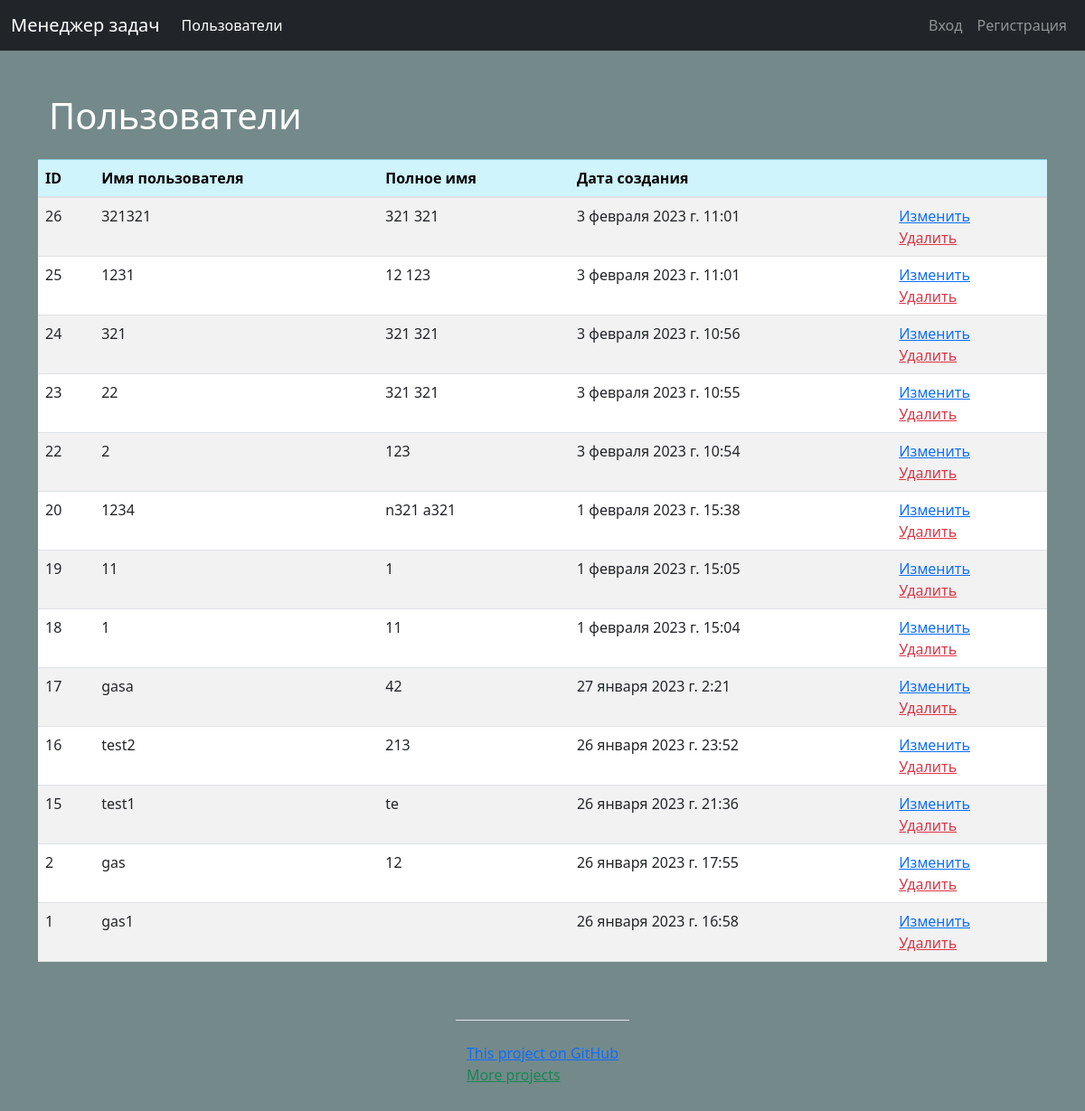
/users/, run on an earlier commit of the app's database.
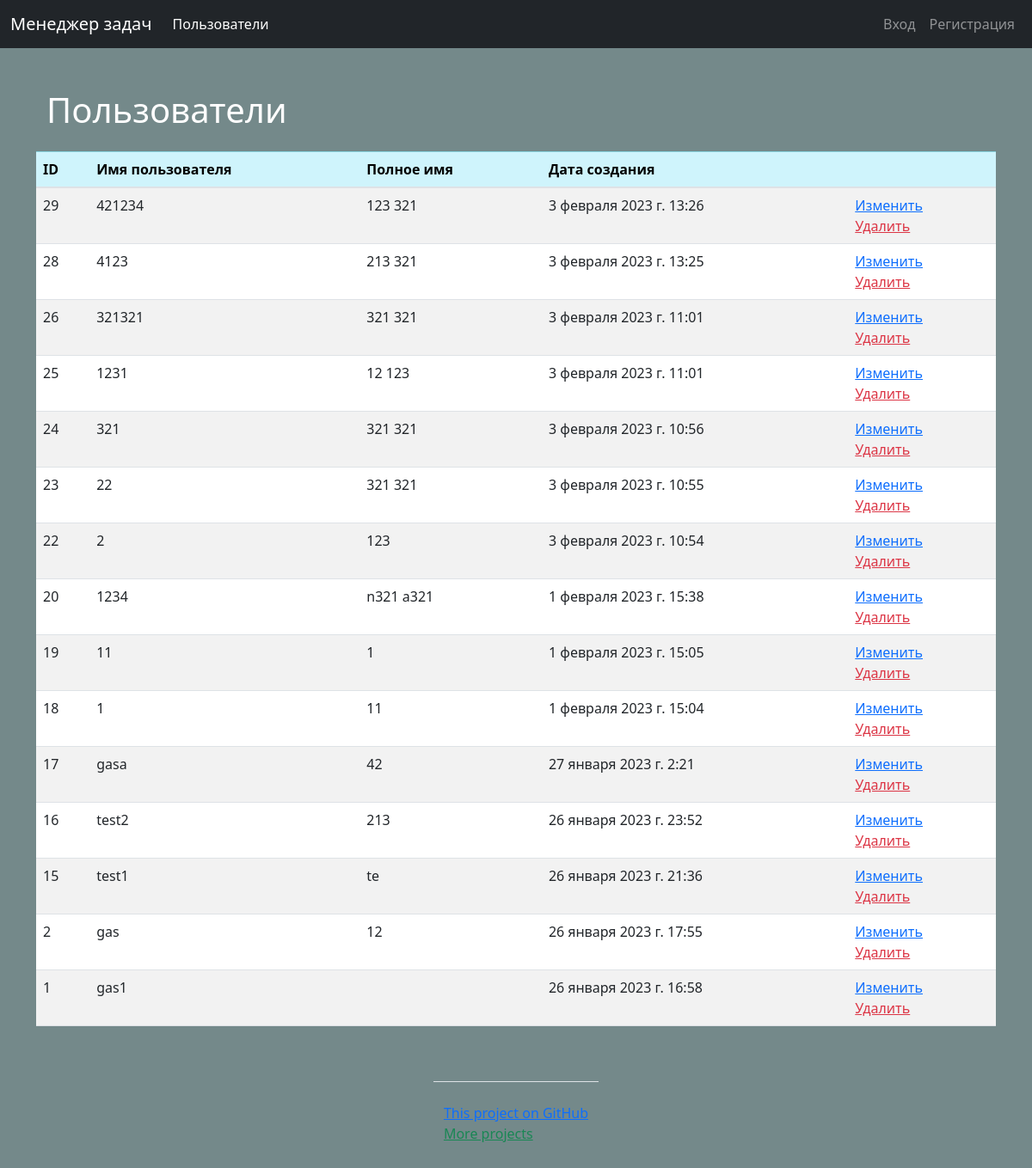
And on a later commit of the database.
### users/models.py (models this page shows, shortened)
class Users(AbstractUser):
    class Meta:
        ordering = ['-date_joined']

### users/views.py (the view)
# urls.py: path('', UserView.as_view(), name='users'),
class UserView(ListView):
    template_name = 'users/users.html'
    model = Users
    context_object_name = 'users'
    extra_context = {'title': _('Users'), 'btn_update': _('Update'), 'btn_delete': _('Delete')}
    redirect_field_name = 'home'

### task_manager/templates/users/users.html (shortened to what this page needs)
{% extends 'base.html' %}
{% load bootstrap4 %}
{% load i18n %}
{% block content %}
<div class="container wrapper flex-grow-1">
    <h1 class="my-4">{{ title }}</h1></div>
<table class="table table-striped ">
    <thead>
    <tr class="table-info">
        <th scope="col">ID</th>
        <th scope="col">{% trans 'Username' %}</th>
        <th scope="col">{% trans 'Fullname' %}</th>
        <th scope="col">{% trans 'Created date' %}</th>
        <th scope="col"></th>
    </tr>
    </thead>
    {% for user in users %}
    <tr>
        <td>{{user.id}}</td>
        <td>{{user.username}}</td>
        <td>{{user.first_name}} {{user.last_name}}</td>
        <td>{{user.date_joined}}</td>
        <td>
            <a class="text-orange" href="{% url 'update_user' user.pk %}">{{ btn_update }}</a>
            <br>
            <a class="text-danger" href="{% url 'delete_user' user.pk %}">{{ btn_delete }}</a>
        </td>
    </tr>
    {% empty %}
    <li>Sorry, no athletes in this list.</li>
    {% endfor %}
</table>
{% endblock %}

What changed in the data, as far as the page shows it:
added Users: id "29", username "421234", first_name "123", last_name "321", date_joined "3 февраля 2023 г. 13:26", btn_update "Изменить", btn_delete "Удалить"
added Users: id "28", username "4123", first_name "213", last_name "321", date_joined "3 февраля 2023 г. 13:25", btn_update "Изменить", btn_delete "Удалить"
